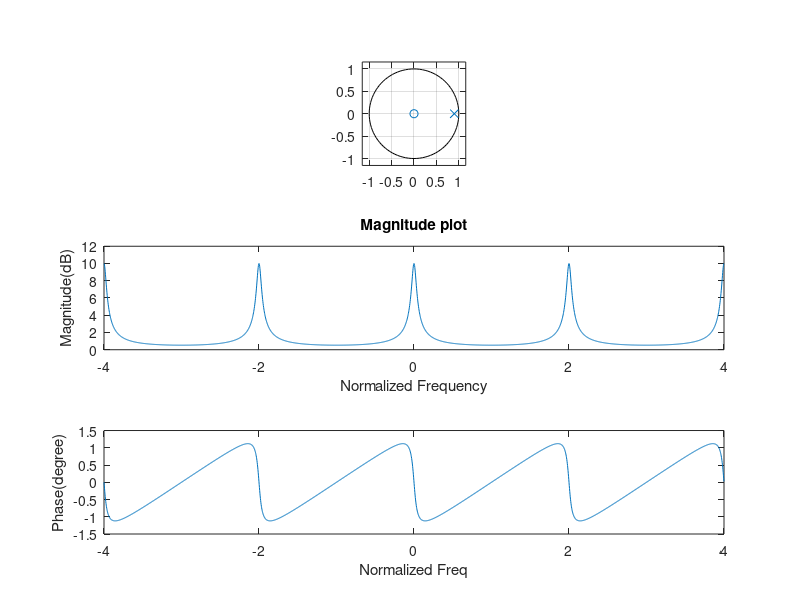

The MATLAB source for this figure:
clc
clear all

b=[1 0];
a=[1 -0.9];
subplot(3,1,1)
zplane(b,a)

w=-4*pi:0.01:4*pi;
x=freqz(b,a,w);
subplot(3,1,2)
T=abs(x);
plot(w/pi,T);
xlabel('Normalized Frequency');
ylabel('Magnitude(dB)');
title('Magnitude plot');

anglex=angle(x);
subplot(3,1,3)
plot(w/pi,anglex)
xlabel('Normalized Freq')
ylabel('Phase(degree)')